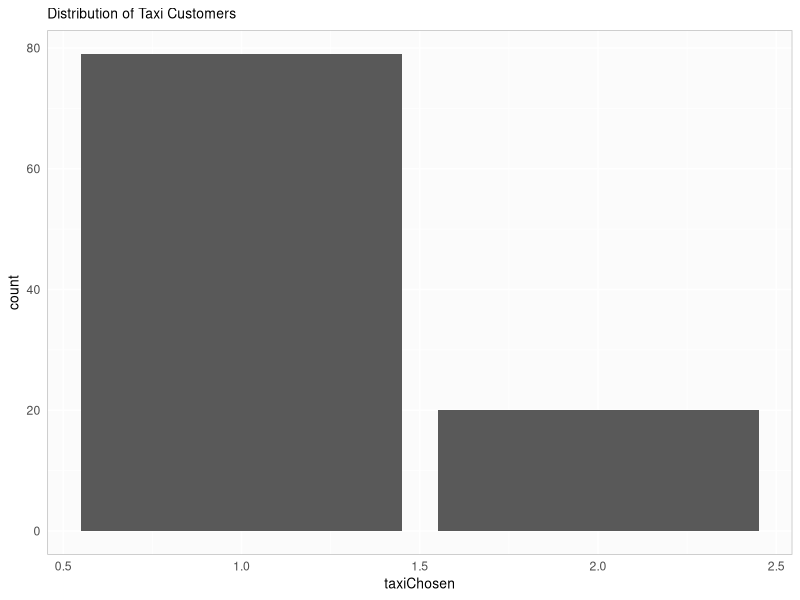
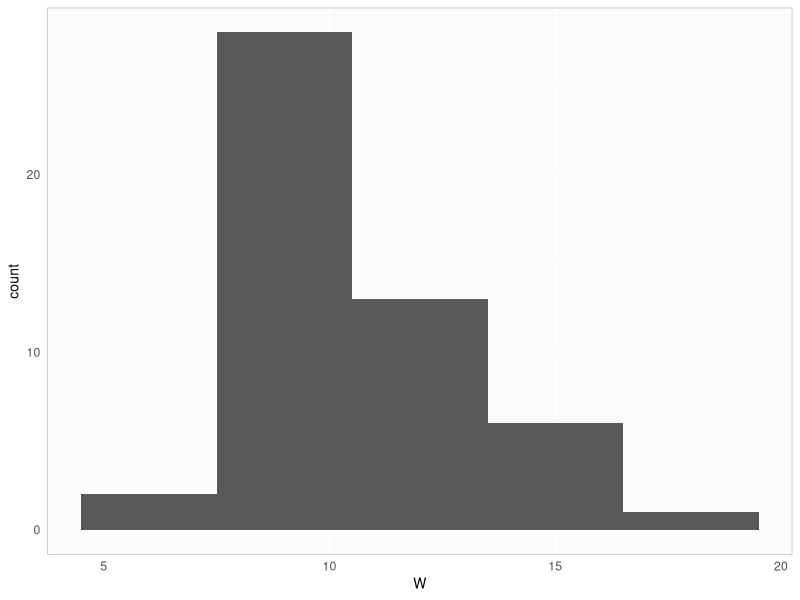

R code for these plots, in order:
## ---- chunk 1
library(knitr)
library(ggplot2)
set.seed(20275)
# My ggplot theme
myTheme <- theme(axis.ticks=element_blank(),
                 axis.title=element_text(size="10"),
                  panel.border = element_rect(color="gray", fill=NA), 
                  panel.background=element_rect(fill="#FBFBFB"), 
                  panel.grid.major.y=element_line(color="white", size=0.5), 
                  panel.grid.major.x=element_line(color="white", size=0.5),
                  plot.title=element_text(size="10"))
## ---- chunk 2
# Create a data frame of the pre-existing jobs
existingJobs <- data.frame(customer=c(-2, -1), 
                           iaHrs=c(0,0), 
                           iaMins=c(0,0), 
                           arrivalMins=c(0,0),
                           svcTimeMins=c(25, 50),
                           timeSvcBegin=c(0, 25),
                           queueWaitMins=c(0,25),
                           timeSvcEnd=c(25, 75),
                           timeInSystem=c(25,75))
# Create a data frame of the new customers and their jobs
newJobs <- data.frame(customer=seq(1, 10), 
                      iaHrs=c(0, sample(seq(0, 3), 
                                              size=9, 
                                              prob=c(.23, .37, .28, .12), 
                                              replace=TRUE)), 
                      iaMins=rep(NA, 10), 
                      arrivalMins=rep(0, 10),
                      svcTimeMins=rnorm(10, mean=50, sd=8),
                      timeSvcBegin=rep(0, 10),
                      queueWaitMins=rep(0, 10),
                      timeSvcEnd=rep(0, 10),
                      timeInSystem=rep(0, 10))
# Convert from interarrival hours to minutes and 
# determine overall arrival times
newJobs$iaMins <- newJobs$iaHrs * 60
newJobs$arrivalMins <- cumsum(newJobs$iaMins) 
# Join the existing and new jobs into one table
simTable <- rbind(existingJobs, newJobs)
# Loop over the rows the compute the various activity and clock times
for(i in seq(3, nrow(simTable)))
{
  simTable[i,]$timeSvcBegin <- max(simTable[i,]$arrivalMins, simTable[i-1,]$timeSvcEnd)
  simTable[i,]$queueWaitMins <- simTable[i,]$timeSvcBegin - simTable[i,]$arrivalMins
  simTable[i,]$timeSvcEnd <- simTable[i,]$timeSvcBegin + simTable[i,]$svcTimeMins
  simTable[i,]$timeInSystem <- simTable[i,]$timeSvcEnd - simTable[i,]$arrivalMins
}
# Show the table
kable(simTable)
## ---- chunk 3
mean(simTable[seq(3, 12),]$queueWaitMins)
## ---- chunk 4
mean(newJobs$svcTimeMins)
## ---- chunk 5
max(simTable[seq(3, 12),]$timeInSystem)
## ---- chunk 6
# Function to define a simulation at a specified 
# level of dozens of bagels produced.
bakersProfit <- function(bagelsMade)
{
  simDays <- 5
  revPerDoz <- 8.40
  costPerDoz <- 5.80
  simTable <- data.frame(day=seq(1, simDays),
                       customers=sample(c(8,10,12,14), 
                                        size=simDays, 
                                        prob=c(0.35, 0.30, 0.25, 0.10),
                                        replace=TRUE),
                       dozenOrdered=rep(NA, simDays),
                       revenue=rep(NA, simDays),
                       lostProfit=rep(NA, simDays),
                       salvage=rep(NA, simDays),
                       dailyCost=rep(NA, simDays),
                       dailyProfit=rep(NA, simDays))

  for(i in seq(1, nrow(simTable)))
  {
    bagelsOrdered <- sample(c(1,2,3,4),
                            size=simTable[i,]$customers,
                            prob=c(0.4, 0.3, 0.2, 0.1),
                            replace=TRUE)
    
    simTable[i,]$dozenOrdered <- sum(bagelsOrdered)
    
    simTable[i,]$revenue <- min(simTable[i,]$dozenOrdered, bagelsMade) * revPerDoz
    simTable[i,]$lostProfit <- max(simTable[i,]$dozenOrdered - bagelsMade, 0) * (revPerDoz - costPerDoz)
    simTable[i,]$salvage <- max(bagelsMade - simTable[i,]$dozenOrdered, 0) * (revPerDoz / 2)
    simTable[i,]$dailyCost <- bagelsMade * costPerDoz
    simTable[i,]$dailyProfit <- simTable[i,]$revenue + simTable[i,]$salvage - simTable[i,]$dailyCost
  }
  
  return(simTable)
}
# Loop over a range of dozens of bagels (0, 5, 10, etc)
dozens <- seq(0, 30, by=5)
profitTable <- data.frame(dozPerDay=c(), fiveDayProfit=c())
for(d in dozens)
{
  # Run the simulation for the given level of production
  simTable <- bakersProfit(d)
  profitTable <- rbind(profitTable, cbind(dozPerDay=d, fiveDayProfit=sum(simTable$dailyProfit)))
  #print(paste(d, " dozen/day: 5 day profit is ", profitTable[profitTable$dozPerDay==d,]$fiveDayProfit, ".", sep=""))  
}
## ---- chunk 7
# Show the profit table at various dozens
kable(profitTable)
# Extract the row with max profit
profitMax <- profitTable[order(profitTable$fiveDayProfit, decreasing=TRUE)[1],]
## ---- chunk 8


# Re-run for the max profit dozens
maxProfitSimTable <- bakersProfit(profitMax$dozPerDay)
# Show the max profits sim table.
kable(maxProfitSimTable)
## ---- chunk 9
# Function to wrap a single taxi cab on a single day
singleTaxiDailyCalls <- function(callsPerDay, maxDailyMinutes)
{
  # Create a data frame of the new customers and their jobs
  simTable <- data.frame(customer=seq(1, callsPerDay), 
                        iaMins=sample(seq(15, 35, by=5), 
                                                size=callsPerDay, 
                                                prob=c(0.14, 0.22, 0.43, 0.17, 0.04), 
                                                replace=TRUE), 
                        arrivalMins=rep(0, callsPerDay),
                        svcTimeMins=sample(seq(5, 45, by=10), 
                                                size=callsPerDay, 
                                                prob=c(0.12, 0.35, 0.43, 0.06, 0.04), 
                                                replace=TRUE),
                        timeSvcBegin=rep(0, callsPerDay),
                        queueWaitMins=rep(0, callsPerDay),
                        timeSvcEnd=rep(0, callsPerDay),
                        timeInSystem=rep(0, callsPerDay))
  
  # Determine overall arrival times
  simTable$arrivalMins <- cumsum(simTable$iaMins) 
  # Loop over the rows the compute the various activity and clock times
  for(i in seq(1, nrow(simTable)))
  {
    if(i == 1)
    {
      simTable[i,]$timeSvcBegin <- simTable[i,]$arrivalMins
         
    }
    else
    {
      simTable[i,]$timeSvcBegin <- max(simTable[i,]$arrivalMins, simTable[i-1,]$timeSvcEnd)
    }
    simTable[i,]$queueWaitMins <- simTable[i,]$timeSvcBegin - simTable[i,]$arrivalMins 
    simTable[i,]$timeSvcEnd <- simTable[i,]$timeSvcBegin + simTable[i,]$svcTimeMins
    simTable[i,]$timeInSystem <- simTable[i,]$timeSvcEnd - simTable[i,]$arrivalMins
  }  
  # Convert queue wait of zero to NA so we can aggregate only those who actually waited.
  simTable$queueWaitMins[simTable$queueWaitMins == 0] <- NA
  # subset to the max daily minutes in the business day
  simTable <- simTable[simTable$arrivalMins <= maxDailyMinutes,]
  
  return(simTable)
}
## ---- chunk 10
# Run the single taxi simulation over 5 days
daysToSimulate <- 5
multiDaySimTable <- data.frame()
for(i in seq(1, daysToSimulate))
{
  oneDayOneTaxi <- singleTaxiDailyCalls(32, 480)
  multiDaySimTableOneTaxi <- rbind(multiDaySimTable, cbind(day=i, oneDayOneTaxi))
}
kable(multiDaySimTableOneTaxi)
# Show the table
kable(summary(multiDaySimTableOneTaxi[,c(2,7,9)]))
## ---- chunk 11
# Function to wrap a duel taxi cab company on a single day
duelTaxiDailyCalls <- function(callsPerDay, maxDailyMinutes)
{
  # Create a data frame of the new customers and their jobs
  simTable <- data.frame(customer=seq(1, callsPerDay), 
                        iaMins=sample(seq(15, 35, by=5), 
                                                size=callsPerDay, 
                                                prob=c(0.14, 0.22, 0.43, 0.17, 0.04), 
                                                replace=TRUE), 
                        arrivalMins=rep(0, callsPerDay),
                        tc1Avail=rep(0, callsPerDay),
                        tc2Avail=rep(0, callsPerDay),
                        taxiChosen=rep(0, callsPerDay),
                        svcTimeMins=sample(seq(5, 45, by=10), 
                                                size=callsPerDay, 
                                                prob=c(0.12, 0.35, 0.43, 0.06, 0.04), 
                                                replace=TRUE),
                        timeSvcBegin=rep(0, callsPerDay),
                        timeSvcEndTc1=rep(0, callsPerDay),
                        timeSvcEndTc2=rep(0, callsPerDay),
                        queueWaitMins=rep(0, callsPerDay),
                        timeInSystem=rep(0, callsPerDay))
  
  # Determine overall arrival times
  simTable$arrivalMins <- cumsum(simTable$iaMins) 
  # Loop over the rows the compute the various activity and clock times
  for(i in seq(1, nrow(simTable)))
  {
    if(i == 1)
    {
      simTable[i,]$timeSvcBegin <- simTable[i,]$arrivalMins
      simTable[i,]$taxiChosen <- 1
    }
    else
    {
      # Determine availability
      simTable[i,]$tc1Avail <- max(simTable[seq(1, i),]$timeSvcEndTc1)
      simTable[i,]$tc2Avail <- max(simTable[seq(1, i),]$timeSvcEndTc2)
      # Select taxi
      simTable[i,]$taxiChosen <- if (simTable[i,]$tc1Avail <= simTable[i,]$arrivalMins || 
                                     simTable[i,]$tc1Avail <= simTable[i,]$tc2Avail) 1 else 2      
      # Determine service start based on selected taxi
      simTable[i,]$timeSvcBegin <- if(simTable[i,]$taxiChosen == 1) max(simTable[i,]$arrivalMins, 
                                                                        simTable[i-1,]$tc1Avail) else max(simTable[i,]$arrivalMins, 
                                                                                                          simTable[i-1,]$tc2Avail)
    }
    simTable[i,]$timeSvcEndTc1 <- if(simTable[i,]$taxiChosen == 1) simTable[i,]$timeSvcBegin + simTable[i,]$svcTimeMins else 0
    simTable[i,]$timeSvcEndTc2 <- if(simTable[i,]$taxiChosen == 2) simTable[i,]$timeSvcBegin + simTable[i,]$svcTimeMins else 0
    simTable[i,]$queueWaitMins <- simTable[i,]$timeSvcBegin - simTable[i,]$arrivalMins 
    simTable[i,]$timeInSystem <- max(simTable[i,]$timeSvcEndTc1, simTable[i,]$timeSvcEndTc2) - simTable[i,]$arrivalMins
  }  
  # Convert queue wait of zero to NA so we can aggregate only those who actually waited.
  simTable$queueWaitMins[simTable$queueWaitMins == 0] <- NA
  # subset to the max daily minutes in the business day
  simTable <- simTable[simTable$arrivalMins <= maxDailyMinutes,]
  
  return(simTable)
}
## ---- chunk 12
kable(duelTaxiDailyCalls(32, 480))
## ---- chunk 13
# Run the two taxi simulation over 5 days
daysToSimulate <- 5
multiDaySimTable <- data.frame()
for(i in seq(1, daysToSimulate))
{
  oneDayTwoTaxi <- duelTaxiDailyCalls(32, 480)
  multiDaySimTable <- rbind(multiDaySimTable, cbind(day=i, oneDayTwoTaxi))
}
kable(multiDaySimTable)
# Show the table
kable(summary(multiDaySimTable[,c(2,12,13)]))
## ---- chunk 14
g1 <- ggplot(multiDaySimTable) + 
  geom_bar(aes(x=taxiChosen)) +
  labs(title="Distribution of Taxi Customers")  + myTheme
g1
## ---- chunk 15
fxX <- function (n)
{
  return (rnorm(n, 100, 10))
}

fxY <- function(n)
{
  return (rnorm(n, 300, 15))
}

fxZ <- function(n)
{
  return (rnorm(n, 40, 8))
}

n <- 50
dfVars <- data.frame(X=fxX(n), Y=fxY(n), Z= fxZ(n))
dfVars$W <- ( dfVars$X + dfVars$Y ) / dfVars$Z
## ---- chunk 16
kable(head(dfVars))
## ---- chunk 17
g2 <- ggplot(dfVars) + geom_histogram(aes(x=W), binwidth=3) + myTheme
g2
## ---- chunk 18
inventorySim <- function(daysToSimulate)
{
  simTable <- data.frame(day=seq(0, daysToSimulate),
                         #cycle=
                         #dayInCycle=c(daysPerWeek, rep(seq(1, daysPerWeek), daysToSimulate / daysPerWeek)),
                         beginInv=c(NA, rep(NA, daysToSimulate)),
                         demand=c(NA, round(rnorm(daysToSimulate, mean=5, sd=1.5))),
                         endInv=c(18, rep(NA, daysToSimulate)),
                         lostSale=rep(0, daysToSimulate + 1),
                         #shortage=c(0, rep(NA, daysToSimulate)),
                         pendingOrder=c(0, rep(0, daysToSimulate)),
                         leadTime=c(NA, rep(NA, daysToSimulate)),
                         orderArriveDays=c(0, rep(0, daysToSimulate)))
  
  # Loop over the rows the compute the various activity and clock times
  for(i in seq(1, nrow(simTable)))
  {
    if(i == 1)
    {
      # Do nothing on first row (zeroth)
    }
    else
    {
      # Are any orders arriving today?
      pendingO <- 0
      if(simTable[i-1,]$orderArriveDays <= 1) 
      {
        pendingO <- simTable[i-1,]$pendingOrder
        simTable[i,]$pendingOrder <- 0
      }
      # Adjust begining inventory based on prior ending plus arriving orders
      simTable[i,]$beginInv <- simTable[i-1,]$endInv + pendingO
      if(simTable[i,]$demand > 0 && simTable[i,]$beginInv == 0)
      {
        simTable[i,]$lostSale <- 1
      }
      # Adjust ending inventory
      endI <- simTable[i,]$beginInv - simTable[i,]$demand #- simTable[i-1,]$shortage
      simTable[i,]$endInv <- max(endI, 0)
      
      # Ordering
      if(simTable[i,]$endInv <= 10 && simTable[i-1,]$orderArriveDays <= 1)
      {
        # New Order
        simTable[i,]$pendingOrder <- 20 - simTable[i,]$endInv
        simTable[i,]$leadTime <- round(runif(1, 0, 5))
        simTable[i,]$orderArriveDays <- simTable[i,]$leadTime
      }
      else
      {
        # Adjust arrival days for pending orders
        simTable[i,]$orderArriveDays <- if(simTable[i-1,]$orderArriveDays > 0) simTable[i-1,]$orderArriveDays - 1 else 0
        if(simTable[i,]$orderArriveDays > 0)
        {
          simTable[i,]$pendingOrder <- simTable[i-1,]$pendingOrder  
        }
      }
    }
  }
  
  return(simTable)
}

# Days based on 5 biz days/wk for n weeks
daysToSim <- 5 * 5
inventorySimTable <- inventorySim(daysToSim)
## ---- chunk 19
kable(inventorySimTable)
